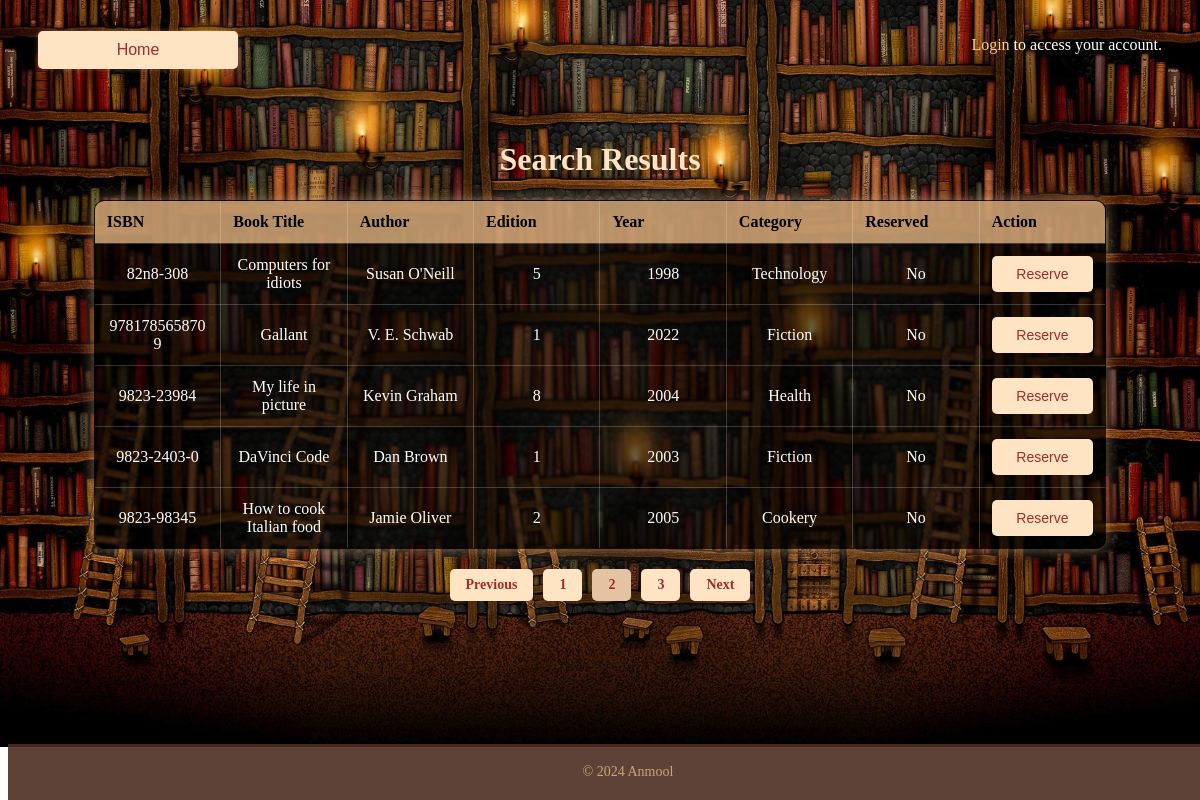
Page /code/books.php?page=2 on the committed database.
### tables this page shows
CREATE TABLE `books` (
  `ISBN` varchar(20) NOT NULL,
  `BookTitle` varchar(200) NOT NULL,
  `Author` varchar(100) NOT NULL,
  `Edition` int(11) NOT NULL DEFAULT 1,
  `Year` year(4) NOT NULL,
  `Category` int(11) NOT NULL,
  `Reserved` tinyint(1) NOT NULL DEFAULT 0,
  `ReservedBy` varchar(255) DEFAULT NULL
);

CREATE TABLE `category` (
  `CategoryID` int(11) NOT NULL,
  `CategoryDescription` varchar(20) NOT NULL
);

### code/books.php (the view, shortened to what this page needs)
<!DOCTYPE html>
<html lang="en">
<head>
    <link rel="stylesheet" href="style.css">
</head>
<body>
<?php include('header.php'); ?>
<?php
require_once 'calibrary.php';
$user_id = isset($_SESSION['user_id']) ? $_SESSION['user_id'] :
$title = isset($_GET['title']) ? $_GET['title'] : '';
$category = isset($_GET['category']) ? $_GET['category'] : '';
$page = isset($_GET['page']) ? (int)$_GET['page'] : 1;
$records_per_page = 5;
$offset = ($page - 1) * $records_per_page;
$sql = "SELECT b.ISBN, b.BookTitle, b.Author, b.Edition, b.Year, c.CategoryDescription, b.Reserved, b.ReservedBy FROM books b INNER JOIN category c ON b.Category = c.CategoryID WHERE 1";
$sql .= " LIMIT $records_per_page OFFSET $offset";
$stmt = $conn->prepare($sql);
if (!empty($title) && !empty($category)) {
    $title_like = "%$title%";
    $stmt->bind_param('ssss', $title_like, $title_like, $title_like, $category);
} elseif (!empty($title)) {
    $title_like = "%$title%";
    $stmt->bind_param('sss', $title_like, $title_like, $title_like);
} elseif (!empty($category)) {
    $stmt->bind_param('s', $category);
} else {
    $stmt->execute();
}
$stmt->execute();
$result = $stmt->get_result();
echo '<div id="search-results">';
if ($result->num_rows > 0) {
    echo "<h1>Search Results</h1>";
    echo "<table id='booktable'>";
    echo "<thead>
            <tr>
                <th>ISBN</th>
                <th>Book Title</th>
                <th>Author</th>
                <th>Edition</th>
                <th>Year</th>
                <th>Category</th>
                <th>Reserved</th>
                <th>Action</th>
            </tr>
          </thead>";
    echo "<tbody>";
    while ($row = $result->fetch_assoc()) {
        echo "<tr>";
        echo "<td>" . htmlspecialchars($row['ISBN']) . "</td>";
        echo "<td>" . htmlspecialchars($row['BookTitle']) . "</td>";
        echo "<td>" . htmlspecialchars($row['Author']) . "</td>";
        echo "<td>" . htmlspecialchars($row['Edition']) . "</td>";
        echo "<td>" . htmlspecialchars($row['Year']) . "</td>";
        echo "<td>" . htmlspecialchars($row['CategoryDescription']) . "</td>";
        echo "<td>" . ($row['Reserved'] ? 'Yes' : 'No') . "</td>";
        if ($row['Reserved'] == 0) {
            echo "<td>
                    <form method='POST' action='reserve.php'>
                        <input type='hidden' name='isbn' value='" . htmlspecialchars($row['ISBN']) . "'>
                        <input type='submit' name='reserve' class='reserve-button' value='Reserve'>
                    </form>
                  </td>";
        } else {
            echo "<td></td>";
        }
        echo "</tr>";
    }
    echo "</tbody>";
    echo "</table>";
    $total_sql = "SELECT COUNT(*) AS total FROM books b INNER JOIN category c ON b.Category = c.CategoryID WHERE 1";
    $total_result = $conn->query($total_sql);
    $total_row = $total_result->fetch_assoc();
    $total_records = $total_row['total'];
    $total_pages = ceil($total_records / $records_per_page);
    echo "<div class='pagination'>";
    $previous_disabled = ($page == 1) ? "disabled" : "";
    echo "<a href='?page=" . ($page - 1) . "' class='pagination-button $previous_disabled'>Previous</a>";
    for ($i = 1; $i <= $total_pages; $i++) {
        $active = ($i === $page) ? "active" : "";
        echo "<a href='?page=$i' class='pagination-button $active'>$i</a>";
    }
    $next_disabled = ($page == $total_pages) ? "disabled" : "";
    echo "<a href='?page=" . ($page + 1) . "' class='pagination-button $next_disabled'>Next</a>";
    echo "</div>";
}
else
{
    echo "<p>No books found matching your criteria.</p>";
}
echo '</div>';
?>
<?php include('footer.php'); ?>
</body>
</html>

### code/style.css (style rules this page uses)
body { background-image: url("library.jpg"); background-size: cover; background-repeat: no-repeat; font-family: Georgia, 'Times New Roman', Times, serif; }
h1 { text-align: center; color: bisque; }
#booktable { width: 90%; margin: 20px auto; border-collapse: collapse; background-color: rgba(0, 0, 0, 0.6); color: white; font-size: 16px; border: 1px solid rgba(255, 255, 255, 0.2); border-radius: 10px; box-shadow: 0 0 15px rgba(255, 203, 144, 0.5); backdrop-filter: blur(1px); overflow: hidden; table-layout: fixed; }
#booktable th { background-color: rgba(255, 203, 144, 0.7); color: black; padding: 12px; border: 1px solid rgba(255, 255, 255, 0.2); text-align: left; font-weight: bold; width: 12%; }
#booktable td { padding: 12px; border: 1px solid rgba(255, 255, 255, 0.2); word-wrap: break-word; width: 12%; }
#search-results { padding: 20px; max-width: 95%; margin: auto; text-align: center; }
.reserve-button { background-color: bisque; color: brown; padding: 10px 20px; border: none; border-radius: 5px; font-size: 14px; cursor: pointer; transition: background-color 0.3s; display: block; width: 100%; box-sizing: border-box; }
.pagination { display: flex; justify-content: center; align-items: center; margin-top: 20px; gap: 10px; position: relative; }
.pagination a { text-decoration: none; background-color: bisque; color: brown; padding: 8px 16px; border-radius: 5px; transition: background-color 0.3s ease; font-size: 14px; font-weight: bold; }
.pagination a.active { background-color: #e3c3a1; color: brown; cursor: default; pointer-events: none; }
.pagination { margin-top: 20px; padding-bottom: 10px; }
a { text-decoration: none; }

### rows in the picture
books: ISBN "82n8-308", BookTitle "Computers for idiots", Author "Susan O'Neill", Edition "5", Year "1998", category.CategoryDescription "Technology", Reserved "No"
books: ISBN "9781785658709", BookTitle "Gallant", Author "V. E. Schwab", Edition "1", Year "2022", category.CategoryDescription "Fiction", Reserved "No"
books: ISBN "9823-23984", BookTitle "My life in picture", Author "Kevin Graham", Edition "8", Year "2004", category.CategoryDescription "Health", Reserved "No"
books: ISBN "9823-2403-0", BookTitle "DaVinci Code", Author "Dan Brown", Edition "1", Year "2003", category.CategoryDescription "Fiction", Reserved "No"
books: ISBN "9823-98345", BookTitle "How to cook Italian food", Author "Jamie Oliver", Edition "2", Year "2005", category.CategoryDescription "Cookery", Reserved "No"
